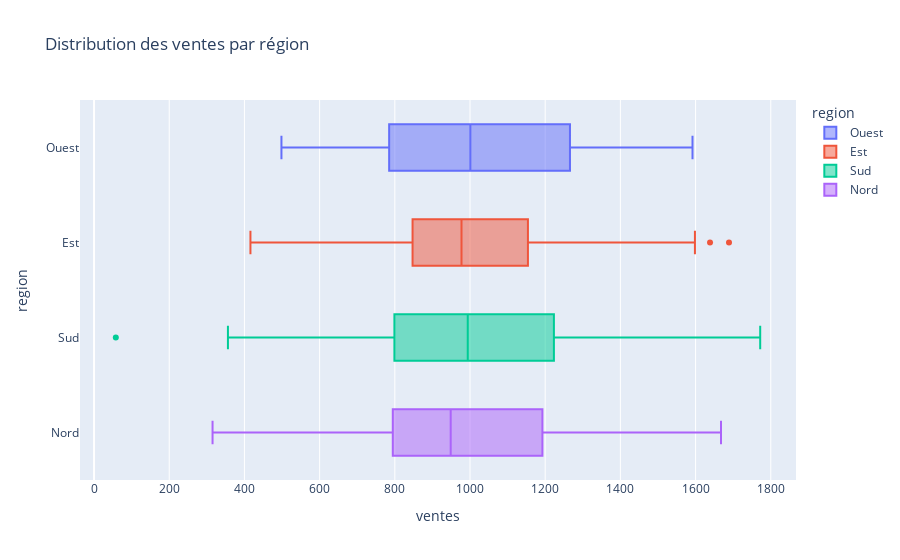

The cell this chart's notebook holds for it:
### Markdown cell above
### 🎨 Boxplot horizontal par région

### Code cell
# Boxplot horizontal
fig = px.box(df, 
             x='ventes', 
             y='region',
             color='region',
             title='Distribution des ventes par région',
             orientation='h')

fig.show()

### Figure 1 — Plotly figure (JSON) as saved in the notebook; plotly's stock layout.template omitted (floating-point values rounded to 4 significant figures)
{"data": [{"alignmentgroup": "True", "hovertemplate": "region=%{y}<br>ventes=%{x}<extra></extra>", "legendgroup": "Ouest", "marker": {"color": "#636efa"}, "name": "Ouest", "notched": false, "offsetgroup": "Ouest", "orientation": "h", "showlegend": true, "type": "box", "x": [1099.0, 979.0, 1347.0, 947.3, 726.6, 879.0, 813.9, 1154.0, 949.9, 1338.0, 1429.0, 871.5, 1292.0, 1447.0, 1430.0, 1188.0, 1026.0, 1590.0, 1453.0, 1250.0, 1592.0, 1136.0, 1482.0, 1494.0, 1351.0, 1261.0, 1271.0, 1293.0, 1239.0, 975.9, 1017.0, 1321.0, 1147.0, 1458.0, 1337.0, 928.9, 1272.0, 1223.0, 1224.0, 1505.0, 1458.0, 1117.0, 1099.0, 1036.0, 970.3, 1013.0, 754.1, 699.1, 980.0, 975.5, 979.9, 784.8, 645.3, 723.5, 914.2, 498.4, 669.1, 1082.0, 1145.0, 925.4, 523.0, 695.3, 1029.0, 988.9, 702.1, 624.2, 1020.0, 765.2, 585.7, 614.5, 596.8, 886.2, 789.4, 581.3, 785.2, 853.8, 859.3, 979.3, 634.0, 654.8, 757.4, 614.0, 1028.0, 1286.0], "x0": " ", "xaxis": "x", "y": ["Ouest", "Ouest", "Ouest", "Ouest", "Ouest", "Ouest", "Ouest", "Ouest", "Ouest", "Ouest", "Ouest", "Ouest", "Ouest", "Ouest", "Ouest", "Ouest", "Ouest", "Ouest", "Ouest", "Ouest", "Ouest", "Ouest", "Ouest", "Ouest", "Ouest", "Ouest", "Ouest", "Ouest", "Ouest", "Ouest", "Ouest", "Ouest", "Ouest", "Ouest", "Ouest", "Ouest", "Ouest", "Ouest", "Ouest", "Ouest", "Ouest", "Ouest", "Ouest", "Ouest", "Ouest", "Ouest", "Ouest", "Ouest", "Ouest", "Ouest", "Ouest", "Ouest", "Ouest", "Ouest", "Ouest", "Ouest", "Ouest", "Ouest", "Ouest", "Ouest", "Ouest", "Ouest", "Ouest", "Ouest", "Ouest", "Ouest", "Ouest", "Ouest", "Ouest", "Ouest", "Ouest", "Ouest", "Ouest", "Ouest", "Ouest", "Ouest", "Ouest", "Ouest", "Ouest", "Ouest", "Ouest", "Ouest", "Ouest", "Ouest"], "y0": " ", "yaxis": "y"}, {"alignmentgroup": "True", "hovertemplate": "region=%{y}<br>ventes=%{x}<extra></extra>", "legendgroup": "Est", "marker": {"color": "#EF553B"}, "name": "Est", "notched": false, "offsetgroup": "Est", "orientation": "h", "showlegend": true, "type": "box", "x": [977.5, 973.8, 1155.0, 909.9, 1394.0, 1523.0, 925.8, 1226.0, 1229.0, 1142.0, 910.4, 1066.0, 1121.0, 1154.0, 1079.0, 1318.0, 1541.0, 1149.0, 1352.0, 1598.0, 1367.0, 1365.0, 1007.0, 1358.0, 1250.0, 1014.0, 1324.0, 1266.0, 1080.0, 1540.0, 1689.0, 1050.0, 1262.0, 1371.0, 871.1, 1226.0, 1014.0, 884.5, 1335.0, 934.7, 1204.0, 1562.0, 1094.0, 947.6, 1130.0, 872.1, 1128.0, 956.6, 932.5, 687.3, 1118.0, 1107.0, 616.0, 1638.0, 977.4, 992.6, 681.9, 709.1, 1017.0, 640.5, 922.6, 590.7, 638.6, 906.3, 967.3, 570.9, 799.7, 864.5, 500.2, 653.7, 416.0, 503.7, 792.5, 714.8, 825.4, 670.0, 564.3, 735.6, 860.1, 1030.0, 776.7, 604.2, 975.8, 951.4, 827.5, 853.8, 1042.0, 799.7, 945.2, 875.7, 1105.0, 939.7, 950.0, 803.6, 1078.0, 962.8, 1070.0], "x0": " ", "xaxis": "x", "y": ["Est", "Est", "Est", "Est", "Est", "Est", "Est", "Est", "Est", "Est", "Est", "Est", "Est", "Est", "Est", "Est", "Est", "Est", "Est", "Est", "Est", "Est", "Est", "Est", "Est", "Est", "Est", "Est", "Est", "Est", "Est", "Est", "Est", "Est", "Est", "Est", "Est", "Est", "Est", "Est", "Est", "Est", "Est", "Est", "Est", "Est", "Est", "Est", "Est", "Est", "Est", "Est", "Est", "Est", "Est", "Est", "Est", "Est", "Est", "Est", "Est", "Est", "Est", "Est", "Est", "Est", "Est", "Est", "Est", "Est", "Est", "Est", "Est", "Est", "Est", "Est", "Est", "Est", "Est", "Est", "Est", "Est", "Est", "Est", "Est", "Est", "Est", "Est", "Est", "Est", "Est", "Est", "Est", "Est", "Est", "Est", "Est"], "y0": " ", "yaxis": "y"}, {"alignmentgroup": "True", "hovertemplate": "region=%{y}<br>ventes=%{x}<extra></extra>", "legendgroup": "Sud", "marker": {"color": "#00cc96"}, "name": "Sud", "notched": false, "offsetgroup": "Sud", "orientation": "h", "showlegend": true, "type": "box", "x": [1140.0, 1320.0, 958.7, 683.9, 964.1, 1149.0, 1124.0, 1210.0, 1085.0, 1028.0, 1330.0, 1216.0, 786.5, 916.9, 1099.0, 1360.0, 1450.0, 1162.0, 1042.0, 1430.0, 1258.0, 1349.0, 1277.0, 1231.0, 1311.0, 895.8, 1402.0, 1319.0, 1160.0, 1221.0, 1226.0, 1133.0, 1372.0, 1339.0, 900.8, 1772.0, 1371.0, 1132.0, 1246.0, 1038.0, 1529.0, 1246.0, 908.0, 993.9, 1222.0, 1287.0, 1172.0, 1248.0, 886.2, 1039.0, 1319.0, 836.3, 994.0, 696.9, 982.5, 1018.0, 984.9, 782.1, 840.0, 576.5, 920.6, 635.1, 820.9, 1196.0, 356.1, 795.3, 618.6, 57.86, 613.5, 727.2, 413.2, 932.8, 740.0, 580.4, 724.4, 456.2, 1131.0, 620.4, 765.8, 629.5, 713.0, 928.6, 717.3, 809.6, 912.9, 1220.0, 946.4, 948.1, 933.3, 769.8, 985.6, 1223.0, 906.5, 748.1, 1133.0], "x0": " ", "xaxis": "x", "y": ["Sud", "Sud", "Sud", "Sud", "Sud", "Sud", "Sud", "Sud", "Sud", "Sud", "Sud", "Sud", "Sud", "Sud", "Sud", "Sud", "Sud", "Sud", "Sud", "Sud", "Sud", "Sud", "Sud", "Sud", "Sud", "Sud", "Sud", "Sud", "Sud", "Sud", "Sud", "Sud", "Sud", "Sud", "Sud", "Sud", "Sud", "Sud", "Sud", "Sud", "Sud", "Sud", "Sud", "Sud", "Sud", "Sud", "Sud", "Sud", "Sud", "Sud", "Sud", "Sud", "Sud", "Sud", "Sud", "Sud", "Sud", "Sud", "Sud", "Sud", "Sud", "Sud", "Sud", "Sud", "Sud", "Sud", "Sud", "Sud", "Sud", "Sud", "Sud", "Sud", "Sud", "Sud", "Sud", "Sud", "Sud", "Sud", "Sud", "Sud", "Sud", "Sud", "Sud", "Sud", "Sud", "Sud", "Sud", "Sud", "Sud", "Sud", "Sud", "Sud", "Sud", "Sud", "Sud"], "y0": " ", "yaxis": "y"}, {"alignmentgroup": "True", "hovertemplate": "region=%{y}<br>ventes=%{x}<extra></extra>", "legendgroup": "Nord", "marker": {"color": "#ab63fa"}, "name": "Nord", "notched": false, "offsetgroup": "Nord", "orientation": "h", "showlegend": true, "type": "box", "x": [1190.0, 963.3, 1110.0, 1061.0, 830.7, 1012.0, 1147.0, 899.6, 1019.0, 1175.0, 1289.0, 1223.0, 1475.0, 762.9, 1307.0, 1193.0, 1198.0, 1194.0, 1234.0, 1299.0, 1212.0, 1668.0, 1278.0, 1336.0, 1037.0, 1497.0, 1417.0, 1422.0, 1138.0, 925.6, 1059.0, 958.1, 1237.0, 1209.0, 1192.0, 1200.0, 1249.0, 918.4, 1266.0, 1025.0, 918.3, 895.8, 1138.0, 788.4, 1077.0, 962.2, 802.3, 663.5, 975.6, 1086.0, 1045.0, 730.8, 1282.0, 442.0, 948.6, 484.8, 808.6, 783.3, 891.1, 622.7, 844.7, 600.6, 807.8, 472.5, 413.3, 453.8, 834.8, 315.2, 676.3, 901.7, 888.3, 884.2, 1001.0, 713.1, 927.8, 912.3, 847.7, 760.5, 566.5, 1045.0, 707.5, 822.5, 691.3, 796.7, 710.4, 928.3, 787.7, 627.0, 901.1], "x0": " ", "xaxis": "x", "y": ["Nord", "Nord", "Nord", "Nord", "Nord", "Nord", "Nord", "Nord", "Nord", "Nord", "Nord", "Nord", "Nord", "Nord", "Nord", "Nord", "Nord", "Nord", "Nord", "Nord", "Nord", "Nord", "Nord", "Nord", "Nord", "Nord", "Nord", "Nord", "Nord", "Nord", "Nord", "Nord", "Nord", "Nord", "Nord", "Nord", "Nord", "Nord", "Nord", "Nord", "Nord", "Nord", "Nord", "Nord", "Nord", "Nord", "Nord", "Nord", "Nord", "Nord", "Nord", "Nord", "Nord", "Nord", "Nord", "Nord", "Nord", "Nord", "Nord", "Nord", "Nord", "Nord", "Nord", "Nord", "Nord", "Nord", "Nord", "Nord", "Nord", "Nord", "Nord", "Nord", "Nord", "Nord", "Nord", "Nord", "Nord", "Nord", "Nord", "Nord", "Nord", "Nord", "Nord", "Nord", "Nord", "Nord", "Nord", "Nord", "Nord"], "y0": " ", "yaxis": "y"}], "layout": {"boxmode": "overlay", "legend": {"title": {"text": "region"}, "tracegroupgap": 0}, "title": {"text": "Distribution des ventes par région"}, "xaxis": {"anchor": "y", "domain": [0, 1], "title": {"text": "ventes"}}, "yaxis": {"anchor": "x", "categoryarray": ["Nord", "Sud", "Est", "Ouest"], "categoryorder": "array", "domain": [0, 1], "title": {"text": "region"}}}}
